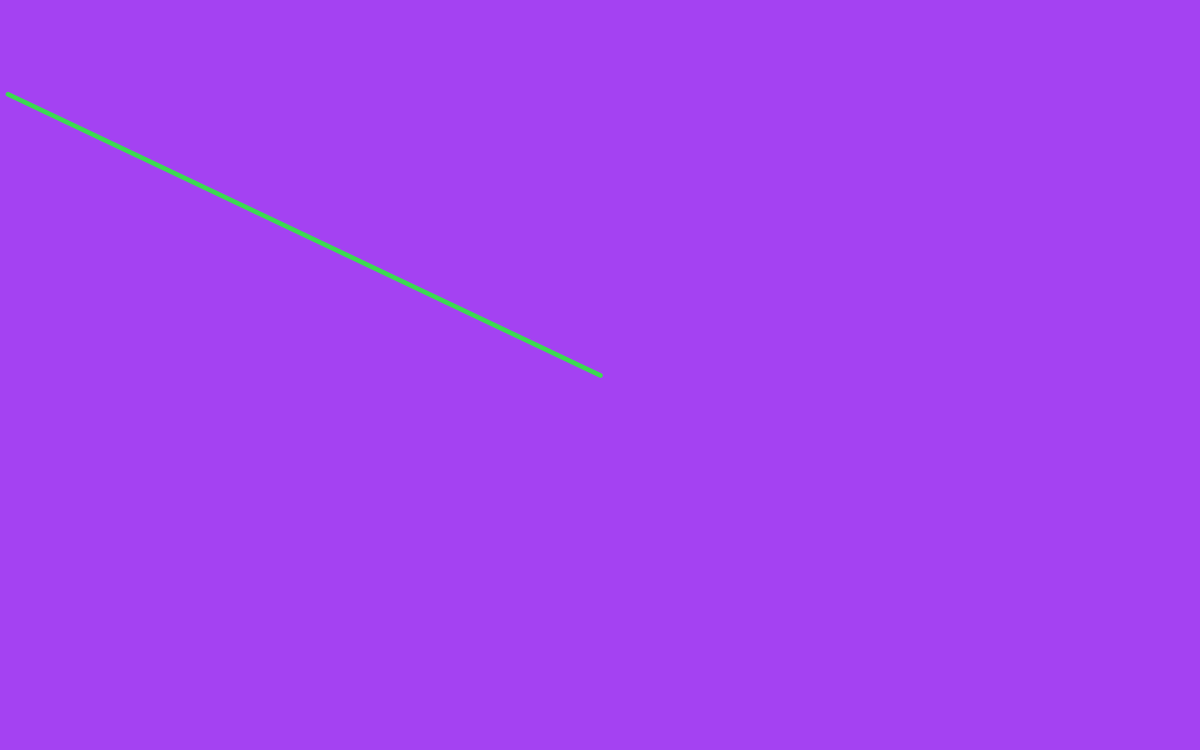
Frame 1 (no input)
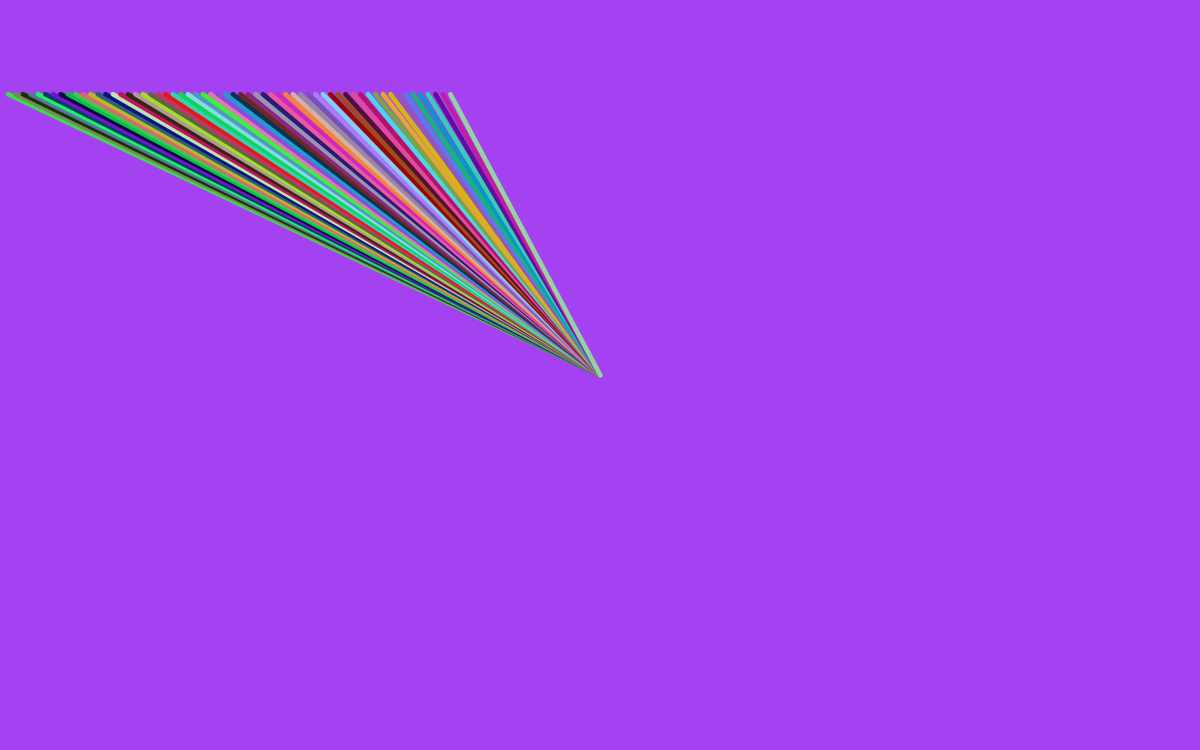
Frame 60 (the mouse pressed at the canvas centre just before this capture)
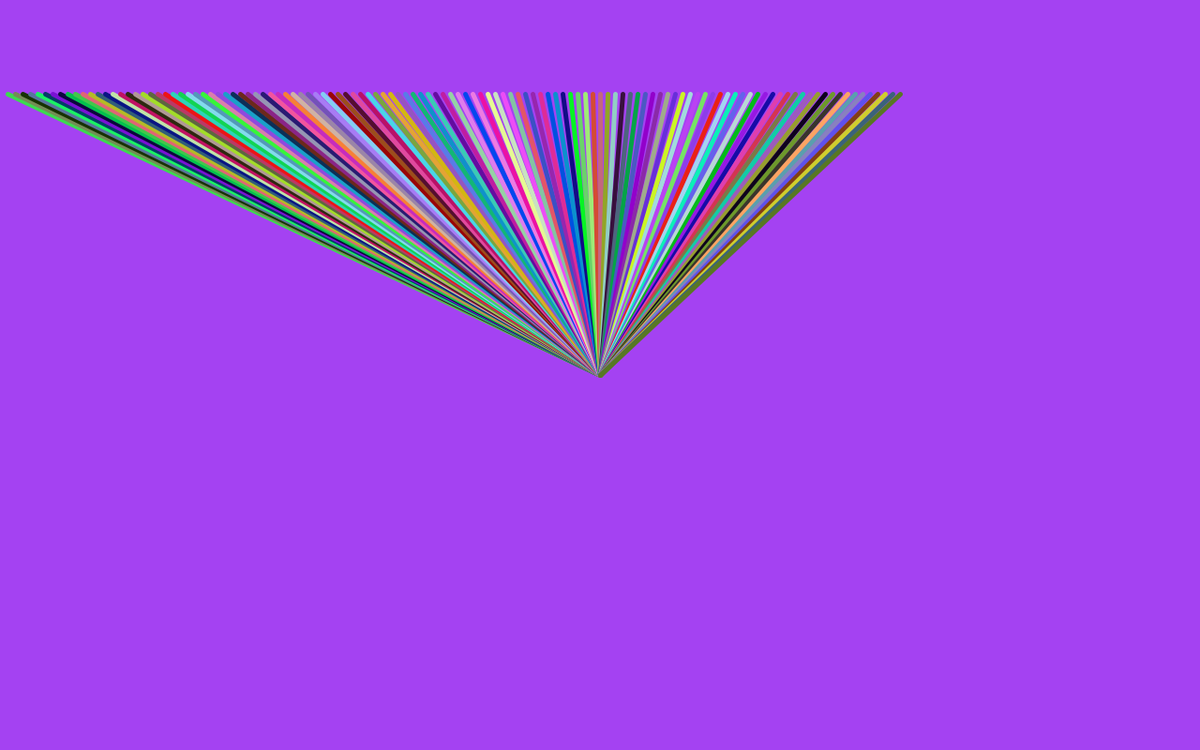
Frame 120 (the mouse held since frame 60 and released just before this capture)

The Processing sketch that drew these frames (run headless with seeded random() and noise(); from frame 60 on, the mouse is pressed at the canvas centre):

// Processing sketch: Circle_Line
// ── Circle_Line.pde
int x = 0;
int y = height;
int z = 8;
int a = 0;

float r = random(255);
float g = random(255);
float b = random(255);

void setup(){
  size(1280,800);
  frameRate(10000);
  background(r,g,b);
}

void draw(){
  println(y);
  
   x = x + z;
   y = y + a;
   
  if (x > width){
    z = 0;
    a = 8;
  }
  
  if (y > 800){
    z = -8;
    a = 0;
  }
  
  if (x < 0){
    z = 0;
    a = -8;
  }
  
  if (y < 0){
    z = 8;
    a = 0;
    
    x = 0;
    y = 0;
    
    background(random(255),random(255),random(255));
  }

  
  stroke(random(255),random(255),random(255));
  strokeWeight(5);
  line(width/2,height/2,x,y);
  stroke(0);
  strokeWeight(1);
  //fill(255,255,255,155);
  //ellipse(width/2,height/2,100,100);
}
